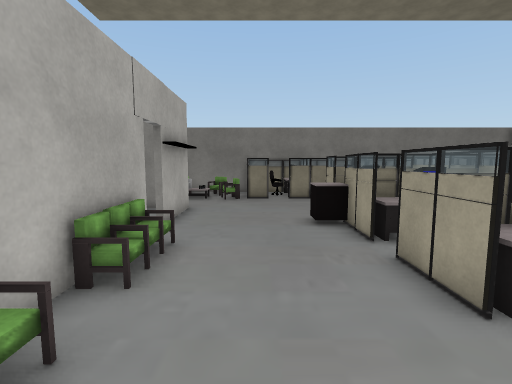
view 1 (above)

21 first-person views from a walk through a scene from a Unity 3-D project. The camera is 1.4 m above the floor, tilts 6° down and sees 85° across. The floor is counted in squares, 0.75 m on a side. Each view is taken from the middle of a square. On the plan, view 1 faces up. The plan holds only what a view shows up to about 16 squares ahead; the rest is blank. The place goes on beyond the plan. The player is left out. Some surface patterns are stand-ins.

view 2
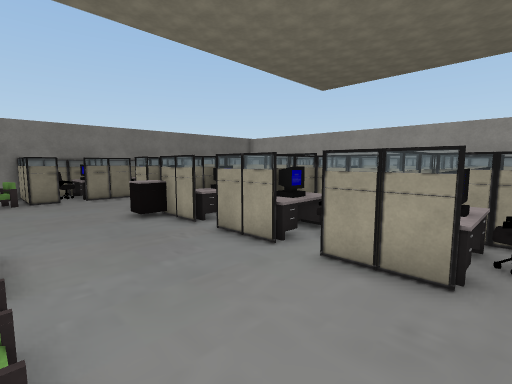

view 3
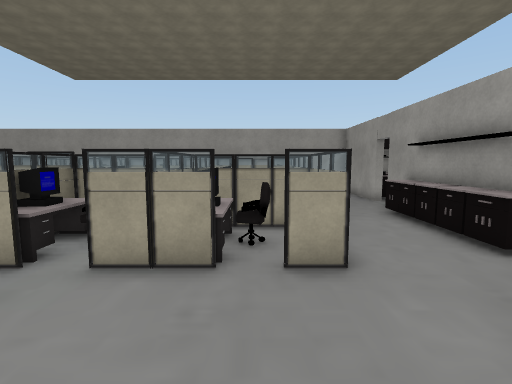

view 4
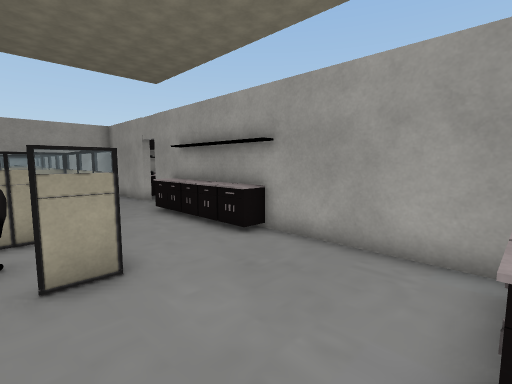

view 5
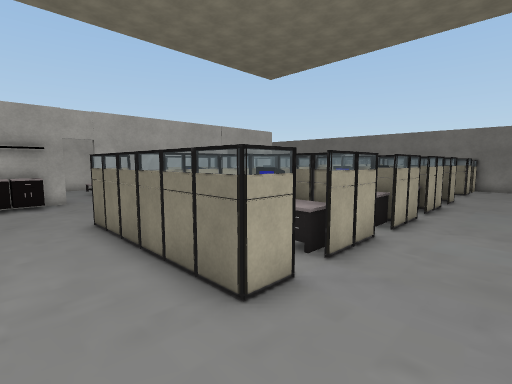

view 6
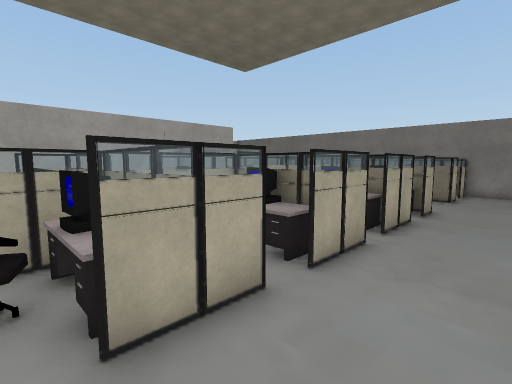

view 7
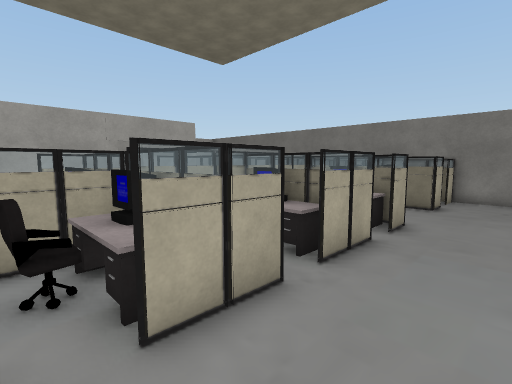

view 8
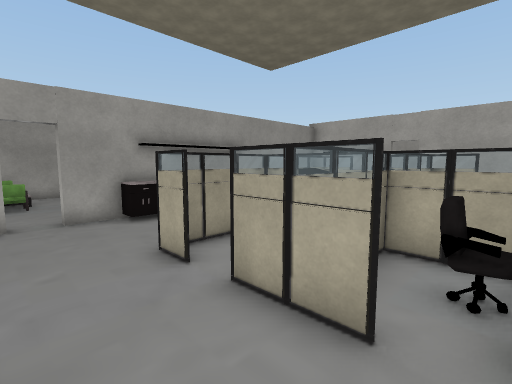

view 9
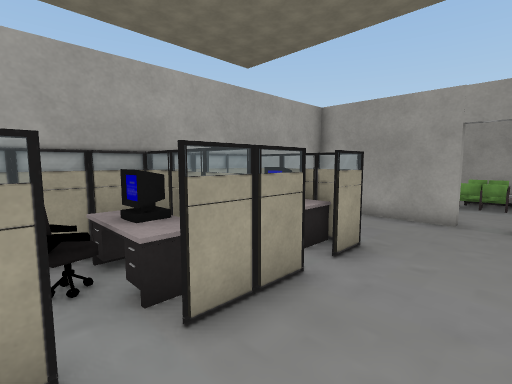

view 10
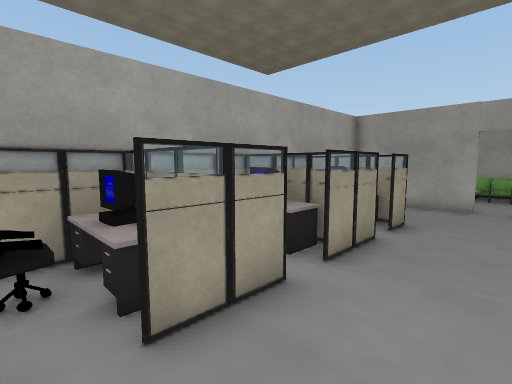

view 11
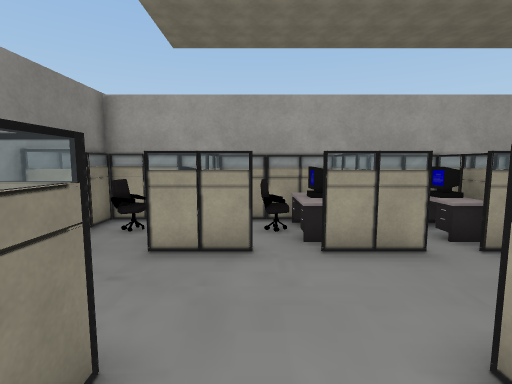

view 12
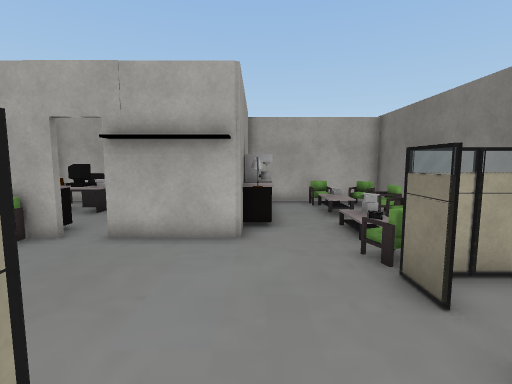

view 13
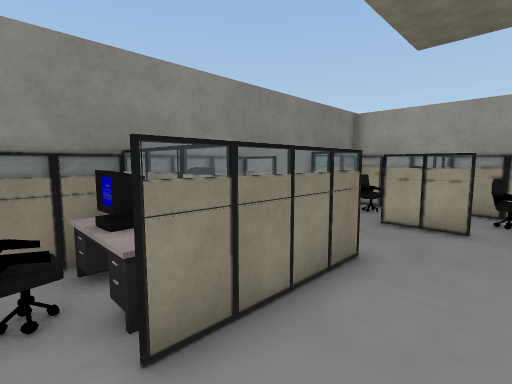

view 14
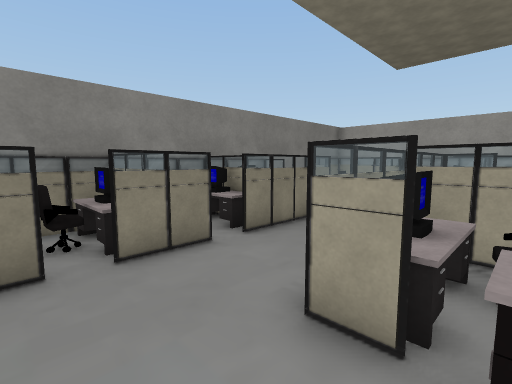

view 15
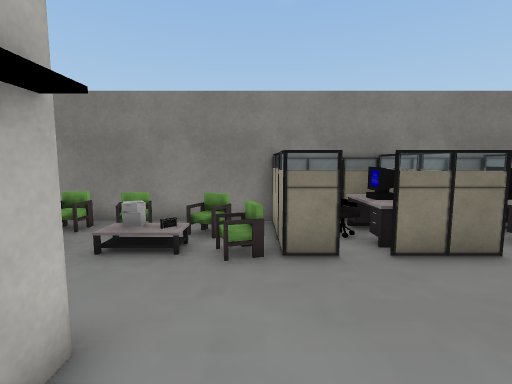

view 16
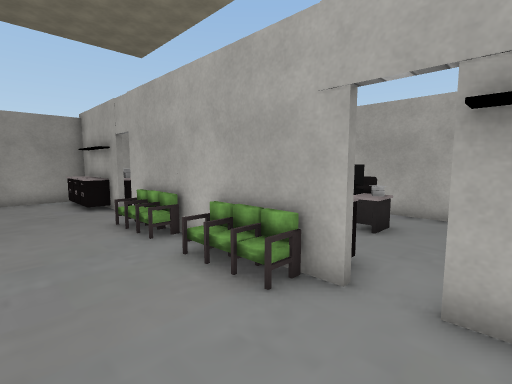

view 17
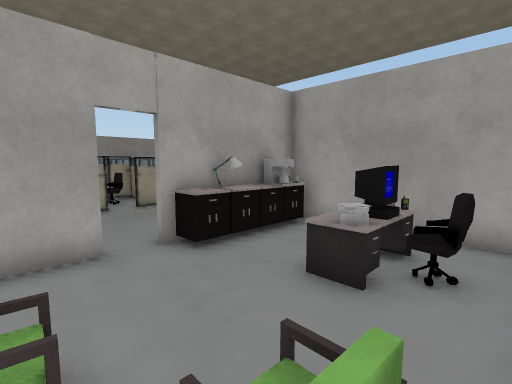

view 18
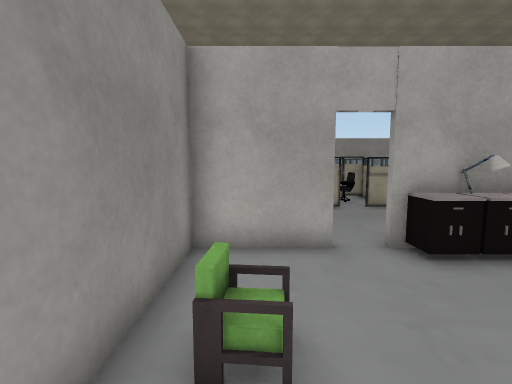

view 19
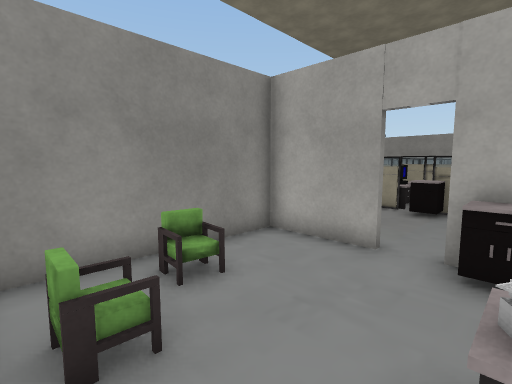

view 20
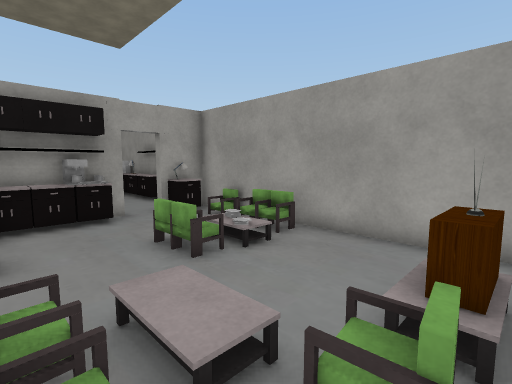

view 21
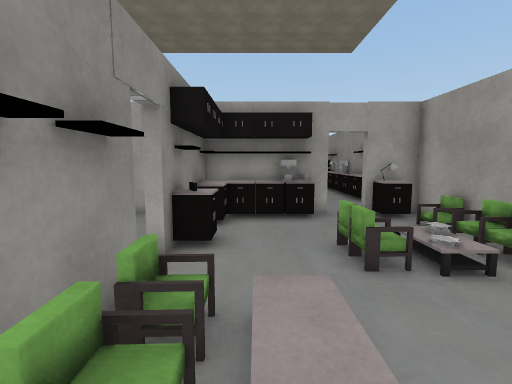

### Floor plan
Points are (right, up) in squares from view 1. A wall is a line through its corners. A room is listed if a view was taken in it or the views show most of it. See-through windows are left out.
Room 1 (views 1, 2, 3, 4, 5, 6, 7, 8, 9, 10, 11, 12, 13, 14, 15, 16, 17, 18, 19, 20, 21)
walls: (-2.8, 7.1) (-2.8, -1); (-3, 8.2) (-3, 11.4) (-4.6, 11.4); (-2.8, -2.1) (-2.8, -2.6); (-2.8, 11.6) (-2.8, 8.2); (16.1, 5.5) (16.1, 6.6); (9.4, -6.8) (10.2, -6.8) (10.2, -7.1) (9.4, -7.1); (-2.9, -6.8) (7.6, -6.8); (-8.8, 2.3) (-3, 2.3) (-3, 7.1); (6.5, 17.9) (5.4, 17.9); (16.1, 13.5) (16.1, 14.5); (-0.5, 17.9) (-9.5, 17.9); (12.5, 17.9) (9.4, 17.9); (16.1, -7.6) (16.1, -7.1) (11.5, -7.1) (11.5, -6.8) (16.1, -6.8) (16.1, -3.4); (16.1, 17.4) (16.1, 17.9) (15.4, 17.9); (6.1, -14.9) (16.1, -14.9) (16.1, -13)
ways out: gap at (-3, -1)
objects: other object (-8, 5); other object (-8, 9); other object (-8, 15); other object (-8, 17); other object (-7, 4); other object (-7, 5); other object (-7, 6); other object (-7, 15); other object (-6, 10); other object (-6, 12); other object (-6, 17); other object (-5, 12); other object (-4, 3) to (-3, 3); other object (-4, 4); other object (-4, 5); other object (-4, 6); other object (-4, 12); other object (-4, 15); other object (-4, 17); other object (-3, 16) to (-2, 17); other object (-2, -6); other object (-2, -5); other object (-2, -4) to (-2, -3); other object (-2, 0); other object (-2, 1); other object (-2, 2); other object (-2, 4); other object (-2, 5); other object (-2, 6); other object (-1, 14); other object (0, 14); other object (0, 15); other object (0, 16); other object (0, 17); other object (0, 18); other object (1, 16); other object (1, 18); other object (2, 8) to (3, 9); other object (2, 15) to (3, 15); other object (2, 16) to (3, 17); other object (2, 18); other object (3, -3); other object (3, -2); other object (3, 0); other object (3, 2); other object (3, 3) to (5, 4); other object (3, 5); other object (3, 6) to (5, 7); other object (3, 10) to (3, 11); other object (3, 14) to (4, 14); other object (3, 17); other object (3, 18); other object (4, -6); other object (4, -3); other object (4, -1) to (5, -1); other object (4, 0); other object (4, 2) to (5, 2); other object (4, 4); other object (4, 5) to (5, 5); other object (4, 7) to (5, 7); other object (4, 8); other object (4, 10) to (4, 11); other object (4, 16); other object (4, 18); other object (5, -6); other object (5, -3); other object (5, 0); other object (5, 8); other object (5, 9); other object (5, 10) to (5, 11); other object (5, 14); other object (5, 15); other object (5, 16) to (6, 17); other object (5, 18); other object (6, -12) to (6, -11); other object (6, -6); other object (6, -3); other object (6, -2); other object (6, -1); other object (6, 0); other object (6, 1); other object (6, 2); other object (6, 3); other object (6, 4) to (6, 5); other object (6, 6); other object (6, 7); other object (6, 8); other object (6, 9); other object (6, 10); other object (6, 11); other object (6, 16) to (7, 17); other object (7, -10); other object (7, -8) to (8, -7); other object (7, -6); other object (7, -3); other object (7, -1); other object (7, 0) to (8, 0); other object (7, 0) to (9, 1); other object (7, 2) to (8, 2); other object (7, 3) to (9, 4); other object (7, 4) to (8, 4); other object (7, 6) to (9, 7); other object (7, 7) to (8, 7); other object (7, 10) to (8, 11); other object (7, 11); other object (7, 14); other object (7, 18); other object (8, -8); other object (8, -6); other object (8, -3) to (9, -3); other object (8, 8); other object (8, 14) to (9, 14); other object (8, 18); other object (9, -8); other object (9, -7); other object (9, -2); other object (9, 2); other object (9, 5); other object (9, 8); other object (9, 10) to (9, 11); other object (9, 15); other object (9, 17); other object (9, 18); other object (11, -14); other object (11, -12); other object (12, -14); other object (12, -11); other object (12, -8) to (13, -8); other object (13, -3) to (13, -2); other object (13, -1); other object (13, 0); other object (13, 1) to (15, 2); other object (13, 3); other object (13, 4) to (13, 5); other object (13, 6); other object (13, 7); other object (13, 7) to (15, 8); other object (13, 10); other object (13, 11) to (14, 12); other object (13, 13); other object (13, 14); other object (13, 17); other object (13, 18); other object (14, -8); other object (14, -3) to (15, -2); other object (14, 0); other object (14, 1) to (15, 1); other object (14, 4) to (15, 5); other object (14, 6) to (15, 6); other object (14, 8) to (15, 8); other object (14, 10); other object (14, 11) to (15, 12); other object (14, 13) to (15, 13); other object (14, 14) to (15, 15); other object (14, 18); other object (15, -14); other object (15, -11); other object (15, -10); other object (15, -9); other object (15, -8) to (15, -7); other object (15, 0); other object (15, 3); other object (15, 17); other object (15, 18); other object (16, -11); other object (16, -10); other object (16, -9); other object (16, -3); other object (16, -2); other object (16, -1); other object (16, 0); other object (16, 1); other object (16, 2); other object (16, 3); other object (16, 4); other object (16, 5); other object (16, 7); other object (16, 8); other object (16, 9); other object (16, 10); other object (16, 11); other object (16, 12); other object (16, 13); other object (16, 15); other object (16, 16); other object (16, 17)

Positions as (right, up) in squares from view 1, and headings:
1: (0, 0), facing up
2: (-2, -1), facing up-right
3: (-2, -1), facing right
4: (-2, -1), facing down-right
5: (12, -5), facing up-left
6: (12, -1), facing up-left
7: (12, 2), facing up-left
8: (12, 3), facing down-left
9: (10, 3), facing down-right
10: (10, 6), facing down-right
11: (7, 13), facing right
12: (4, 12), facing left
13: (4, 12), facing up-right
14: (0, 9), facing up-right
15: (-1, 9), facing up
16: (1, 9), facing down-left
17: (-9, 10), facing down-right
18: (-9, 10), facing right
19: (-9, 6), facing up-right
20: (6, -8), facing down-right
21: (6, -9), facing right
